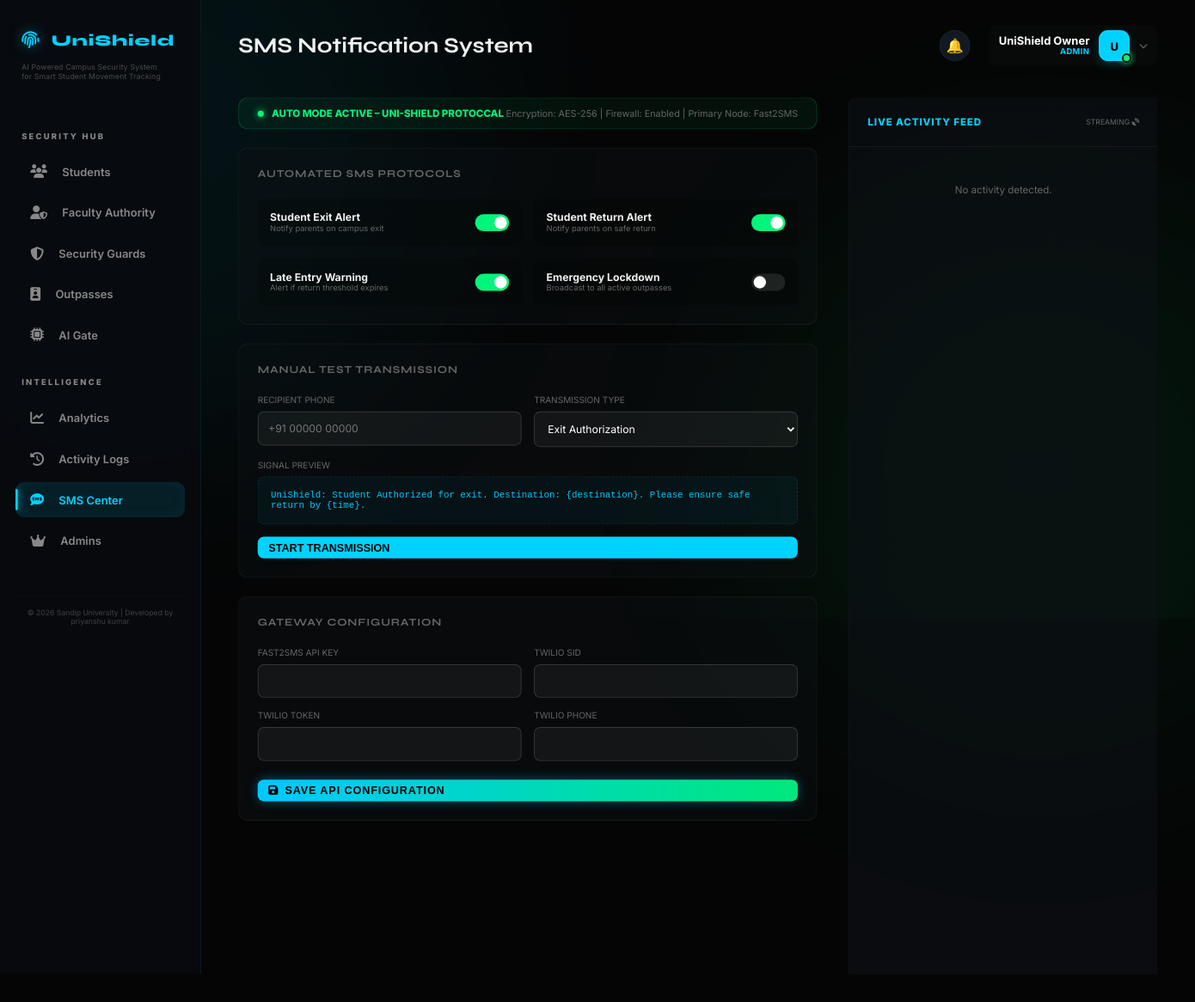
The page /admin/sms_center (signed in) on the database its author committed.
### models/user.py (models this page shows, shortened)
class User(db.Model, UserMixin):
    __tablename__ = 'users'
    id = db.Column(db.Integer, primary_key=True)
    username = db.Column(db.String(80), unique=True, nullable=False)
    email = db.Column(db.String(120), unique=True)
    password_hash = db.Column(db.String(128), nullable=False)
    role = db.Column(db.String(20), nullable=False)  # admin | guard | student
    name = db.Column(db.String(100), nullable=False)
    student_id = db.Column(db.String(50), unique=True)
    phone = db.Column(db.String(15))
    parent_phone = db.Column(db.String(15))
    department = db.Column(db.String(200))
    course = db.Column(db.String(100))
    session_year = db.Column(db.String(50))
    year = db.Column(db.Integer)
    hostel_room = db.Column(db.String(20))
    face_encoded = db.Column(db.Text)          # JSON string of encoding
    face_image = db.Column(db.String(200))     # Full path to encoded photo
    photo_path = db.Column(db.String(200))     # Path to stored photo
    id_card_photo = db.Column(db.String(200))  # Path to ID card scan
    is_blacklisted = db.Column(db.Boolean, default=False)
    violations = db.Column(db.Integer, default=0)
    admin_role = db.Column(db.String(30), default='VIEWER') # OWNER | SUPER_ADMIN | SECURITY_ADMIN | VIEWER
    employee_id = db.Column(db.String(50), unique=True)
    permissions = db.Column(db.Text) # JSON list of permissions
    status = db.Column(db.String(20), default='PENDING') # PENDING | ACTIVE | INACTIVE
    last_login = db.Column(db.DateTime)
    last_active = db.Column(db.DateTime, default=datetime.utcnow)
    last_action = db.Column(db.String(200)) # Last readable action performed
    is_active = db.Column(db.Boolean, default=True)
    created_at = db.Column(db.DateTime, default=datetime.utcnow)
    signature_path = db.Column(db.String(200))
    stamp_path = db.Column(db.String(200))
    assigned_gate = db.Column(db.String(50))
    shift_timing = db.Column(db.String(100))
    emergency_contact = db.Column(db.String(15))
    aadhar_document = db.Column(db.String(200))  # Self-attested document

### routes/admin.py (the view, shortened to what this page needs)
@admin_bp.route('/sms_center', methods=['GET', 'POST'])
@login_required
@admin_required
def sms_center():
    from models.log import SMSLog, SMSConfig
    today = datetime.utcnow().replace(hour=0, minute=0, second=0)
    total_sent = SMSLog.query.filter(SMSLog.sent_at >= today, SMSLog.status != 'FAILED').count()
    failed = SMSLog.query.filter(SMSLog.sent_at >= today, SMSLog.status == 'FAILED').count()
    configs = {c.key_name: c.value for c in SMSConfig.query.all()}
    all_logs = SMSLog.query.order_by(SMSLog.sent_at.desc()).limit(10).all()
    return render_template('admin/sms_test.html',
                         logs=all_logs,
                         total_sent=total_sent,
                         failed_count=failed,
                         configs=configs)

### templates/admin/sms_test.html (shortened to what this page needs)
{% extends "base.html" %}
{% block page_title %}SMS Notification System{% endblock %}
{% block content %}
<div class="sms-layout">
    <div class="sms-main">
        <div class="system-status-bar">
            <div class="status-active">
                <div class="pulse-dot"></div>
                AUTO MODE ACTIVE – UNI-SHIELD PROTOCCAL
            </div>
            <div style="font-size: 0.75rem; color: var(--text-muted);">
                Encryption: AES-256 | Firewall: Enabled | Primary Node: Fast2SMS
            </div>
        </div>
        <div class="section-card">
            <h3>Automated SMS Protocols</h3>
            <div class="protocol-grid">
                <div class="protocol-item">
                    <div>
                        <div style="font-weight:700; font-size:0.85rem;">Student Exit Alert</div>
                        <div style="font-size:0.65rem; color:var(--text-muted)">Notify parents on campus exit</div>
                    </div>
                    <label class="switch"><input type="checkbox" checked><span class="slider"></span></label>
                </div>
                <div class="protocol-item">
                    <div>
                        <div style="font-weight:700; font-size:0.85rem;">Student Return Alert</div>
                        <div style="font-size:0.65rem; color:var(--text-muted)">Notify parents on safe return</div>
                    </div>
                    <label class="switch"><input type="checkbox" checked><span class="slider"></span></label>
                </div>
                <div class="protocol-item">
                    <div>
                        <div style="font-weight:700; font-size:0.85rem;">Late Entry Warning</div>
                        <div style="font-size:0.65rem; color:var(--text-muted)">Alert if return threshold expires</div>
                    </div>
                    <label class="switch"><input type="checkbox" checked><span class="slider"></span></label>
                </div>
                <div class="protocol-item">
                    <div>
                        <div style="font-weight:700; font-size:0.85rem;">Emergency Lockdown</div>
                        <div style="font-size:0.65rem; color:var(--text-muted)">Broadcast to all active outpasses</div>
                    </div>
                    <label class="switch"><input type="checkbox"><span class="slider"></span></label>
                </div>
            </div>
        </div>
        <div class="section-card">
            <h3>Manual Test Transmission</h3>
            <div class="form-row">
                <div class="form-group">
                    <label>Recipient Phone</label>
                    <input type="text" id="target-phone" class="form-input" placeholder="+91 00000 00000">
                </div>
                <div class="form-group">
                    <label>Transmission Type</label>
                    <select id="type-select" class="form-input">
                        <option value="EXIT">Exit Authorization</option>
                    </select>
                </div>
            </div>
            <div class="form-group">
                <label>Signal Preview</label>
                <div class="preview-area" id="preview-text">
                    UniShield: Student Authorized for exit. Destination: {destination}. Please ensure safe return by {time}.
                </div>
            </div>
            <button class="btn btn-primary" id="btn-trigger" style="width: 100%;">START TRANSMISSION</button>
        </div>
        <div class="section-card">
            <h3>Gateway Configuration</h3>
            <form method="POST">
                <div class="api-grid">
                    <div class="form-group">
                        <label>Fast2SMS API Key</label>
                        <input type="password" name="f2s_key" class="form-input" value="{{ configs.get('f2s_key', '') }}">
                    </div>
                    <div class="form-group">
                        <label>Twilio SID</label>
                        <input type="text" name="twilio_sid" class="form-input" value="{{ configs.get('twilio_sid', '') }}">
                    </div>
                    <div class="form-group">
                        <label>Twilio Token</label>
                        <input type="password" name="twilio_token" class="form-input" value="{{ configs.get('twilio_token', '') }}">
                    </div>
                    <div class="form-group">
                        <label>Twilio Phone</label>
                        <input type="text" name="twilio_phone" class="form-input" value="{{ configs.get('twilio_phone', '') }}">
                    </div>
                </div>
                <button type="submit" class="btn btn-primary" style="width: 100%; margin-top: 1.5rem; background: linear-gradient(90deg, #00c8ff, #00e87a); border: none; color: #000; font-weight: 800; box-shadow: 0 0 15px rgba(0, 200, 255, 0.4); text-transform: uppercase; letter-spacing: 1px;">
                    <i class="fas fa-save me-2"></i> SAVE API CONFIGURATION
                </button>
            </form>
        </div>
    </div>
    <div class="sms-sidebar">
        <div class="feed-header">
            <div class="feed-title">LIVE ACTIVITY FEED</div>
            <div style="font-size: 0.6rem; color: var(--text-muted); text-transform: uppercase;">Streaming <i class="fas fa-satellite-dish fa-fade"></i></div>
        </div>
        <div class="feed-content" id="sms-feed">
        </div>
    </div>
</div>
{% endblock %}

### templates/base.html (shortened to what this page needs)
<!DOCTYPE html>
<html lang="en">
<head>
    <link rel="stylesheet" href="https://cdnjs.cloudflare.com/ajax/libs/font-awesome/6.4.0/css/all.min.css">
</head>
<body>
    <div class="bg-blob blob-1"></div>
    <div class="bg-blob blob-2"></div>
    <div class="bg-blob blob-3"></div>
    {% if current_user.is_authenticated %}
    <aside>
        <a href="/" class="logo" style="margin-bottom: 1rem;">
            <i class="fas fa-fingerprint"></i>
            <span>UniShield</span>
        </a>
        <div style="font-size: 0.6rem; color: var(--text-muted); text-align: left; padding-left: 0.5rem; margin-bottom: 2rem; letter-spacing: 0.2px; line-height: 1.3; opacity: 0.7;">
            AI Powered Campus Security System<br>for Smart Student Movement Tracking
        </div>
        <div class="nav-section">
            <div class="nav-section-title">Security Hub</div>
            {% if current_user.role == 'admin' %}
                <a href="{{ url_for('admin.students') }}" class="nav-link"><i class="fas fa-users"></i> Students</a>
                <a href="{{ url_for('admin.manage_faculty') }}" class="nav-link"><i class="fas fa-user-shield"></i> Faculty Authority</a>
                <a href="{{ url_for('admin.guards') }}" class="nav-link"><i class="fas fa-shield-halved"></i> Security Guards</a>
                <a href="{{ url_for('admin.outpasses') }}" class="nav-link"><i class="fas fa-id-badge"></i> Outpasses</a>
                <a href="{{ url_for('gate.terminal') }}" class="nav-link"><i class="fas fa-microchip"></i> AI Gate</a>
                <div class="nav-section-title">Intelligence</div>
                <a href="{{ url_for('admin.analytics') }}" class="nav-link"><i class="fas fa-chart-line"></i> Analytics</a>
                <a href="{{ url_for('admin.reports') }}" class="nav-link"><i class="fas fa-history"></i> Activity Logs</a>
                <a href="{{ url_for('admin.sms_center') }}" class="nav-link"><i class="fas fa-sms"></i> SMS Center</a>
                <a href="{{ url_for('admin.manage_admins') }}" class="nav-link"><i class="fas fa-crown"></i> Admins</a>
            {% elif current_user.role == 'guard' %}
                <a href="{{ url_for('guard.dashboard') }}" class="nav-link"><i class="fas fa-desktop"></i> Terminal</a>
                <a href="{{ url_for('gate.terminal') }}" class="nav-link"><i class="fas fa-microchip"></i> AI Gate</a>
            {% else %}
                <a href="{{ url_for('student.dashboard') }}" class="nav-link"><i class="fas fa-home"></i> Dashboard</a>
                <a href="{{ url_for('student.request_outpass') }}" class="nav-link"><i class="fas fa-paper-plane"></i> New Request</a>
            {% endif %}
            <div style="margin-top: 3rem; padding: 1rem 0.5rem 0 0.5rem; font-size: 0.6rem; color: var(--text-muted); text-align: center; opacity: 0.6; border-top: 1px solid rgba(255,255,255,0.03);">
                © 2026 Sandip University | Developed by priyanshu kumar
            </div>
        </div>
    </aside>
    {% endif %}
    <main style="{% if not current_user.is_authenticated %}margin-left: 0;{% endif %}">
        {% if current_user.is_authenticated %}
        <div class="top-bar">
            <h1 style="font-size: 1.75rem;">{% block page_title %}{% endblock %}</h1>
            <div style="display: flex; align-items: center; gap: 1.5rem;">
                {% if current_user.role == 'admin' %}
                <div class="nb-wrap" id="nb-wrap">
                  <button class="nb-btn" onclick="nbToggle()">🔔
                  </button>
                </div>
                {% else %}
                <a href="#" class="notification-bell">
                    <i class="fas fa-bell"></i>
                    <span id="notif-badge" class="badge">0</span>
                </a>
                {% endif %}
                <div class="profile-dropdown-container">
                    <div class="profile-trigger" id="profileTrigger">
                        <div class="profile-info-text">
                            <p class="name">{{ current_user.name }}</p>
                            <p class="role">{{ current_user.role | upper }}</p>
                        </div>
                        <div class="avatar-box">
                            {% if current_user.photo_path %}
                                <img src="{{ url_for('static', filename='uploads/' + current_user.photo_path) }}" alt="Avatar">
                            {% else %}
                                <span>{{ current_user.name[0] | upper }}</span>
                            {% endif %}
                            <div class="online-dot"></div>
                        </div>
                        <i class="fas fa-chevron-down toggle-icon"></i>
                    </div>
                </div>
            </div>
        </div>
        {% endif %}
        {% block content %}{% endblock %}
    </main>
</body>
</html>

### rows shown on the page
User: name "UniShield Owner", role "ADMIN", name "U"
